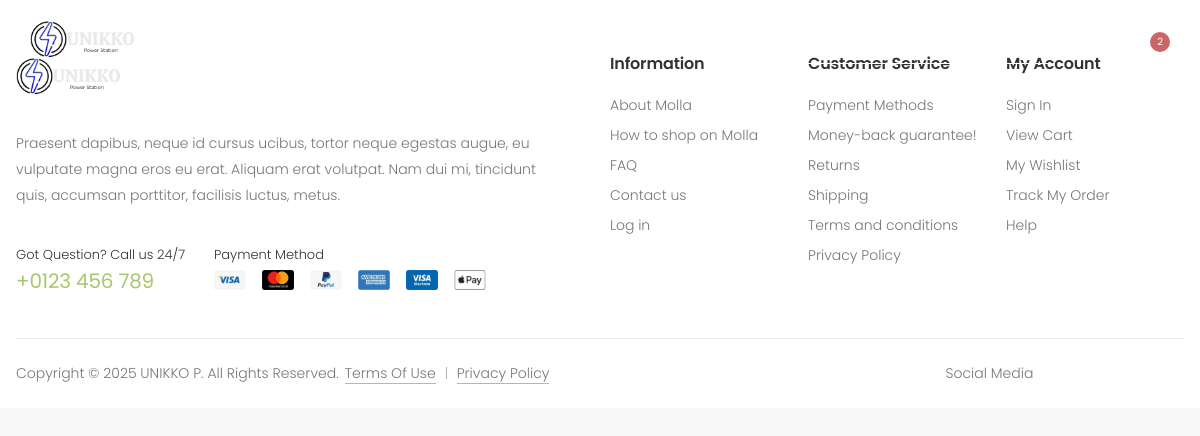
The app's page /about, older data.
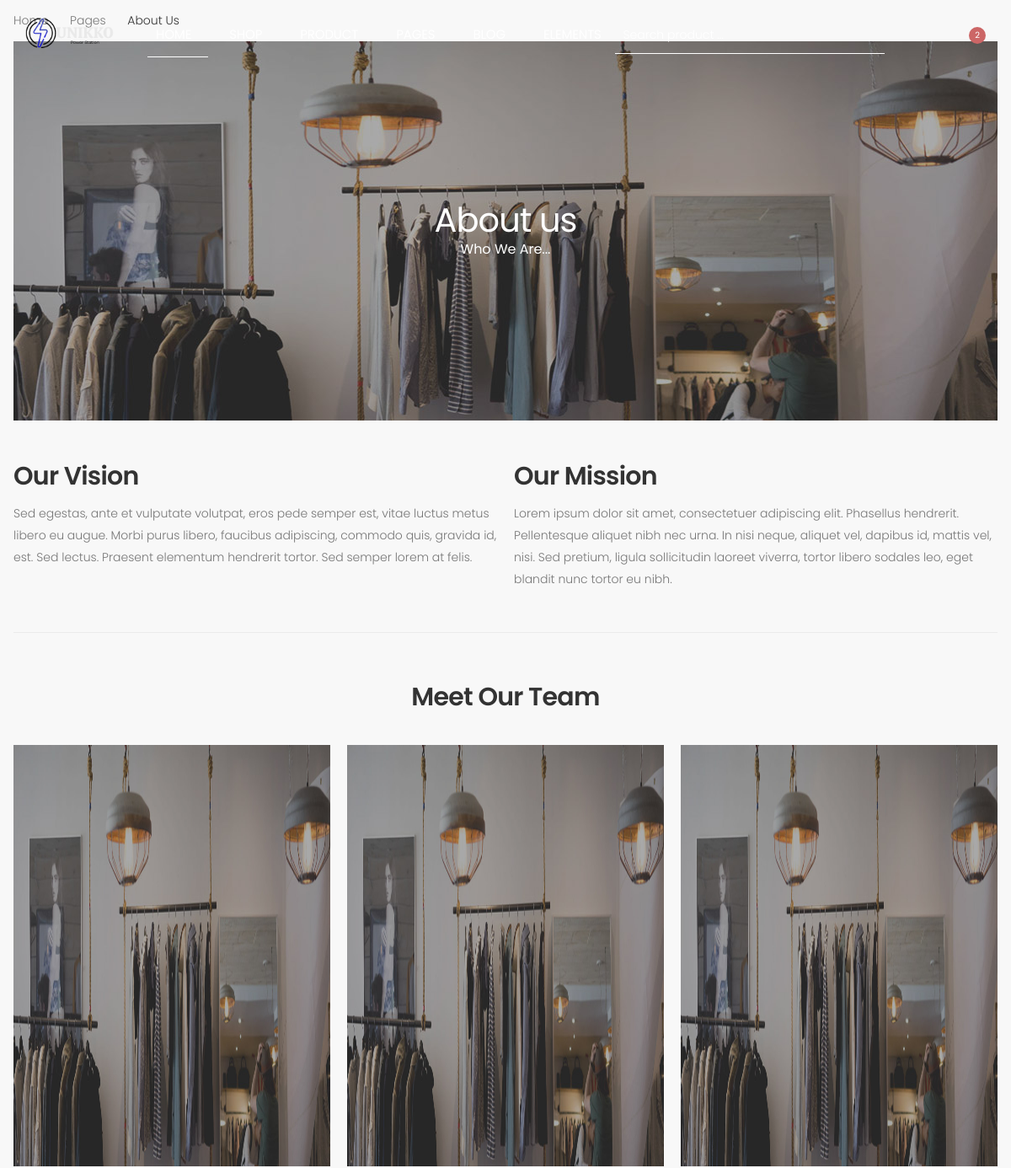
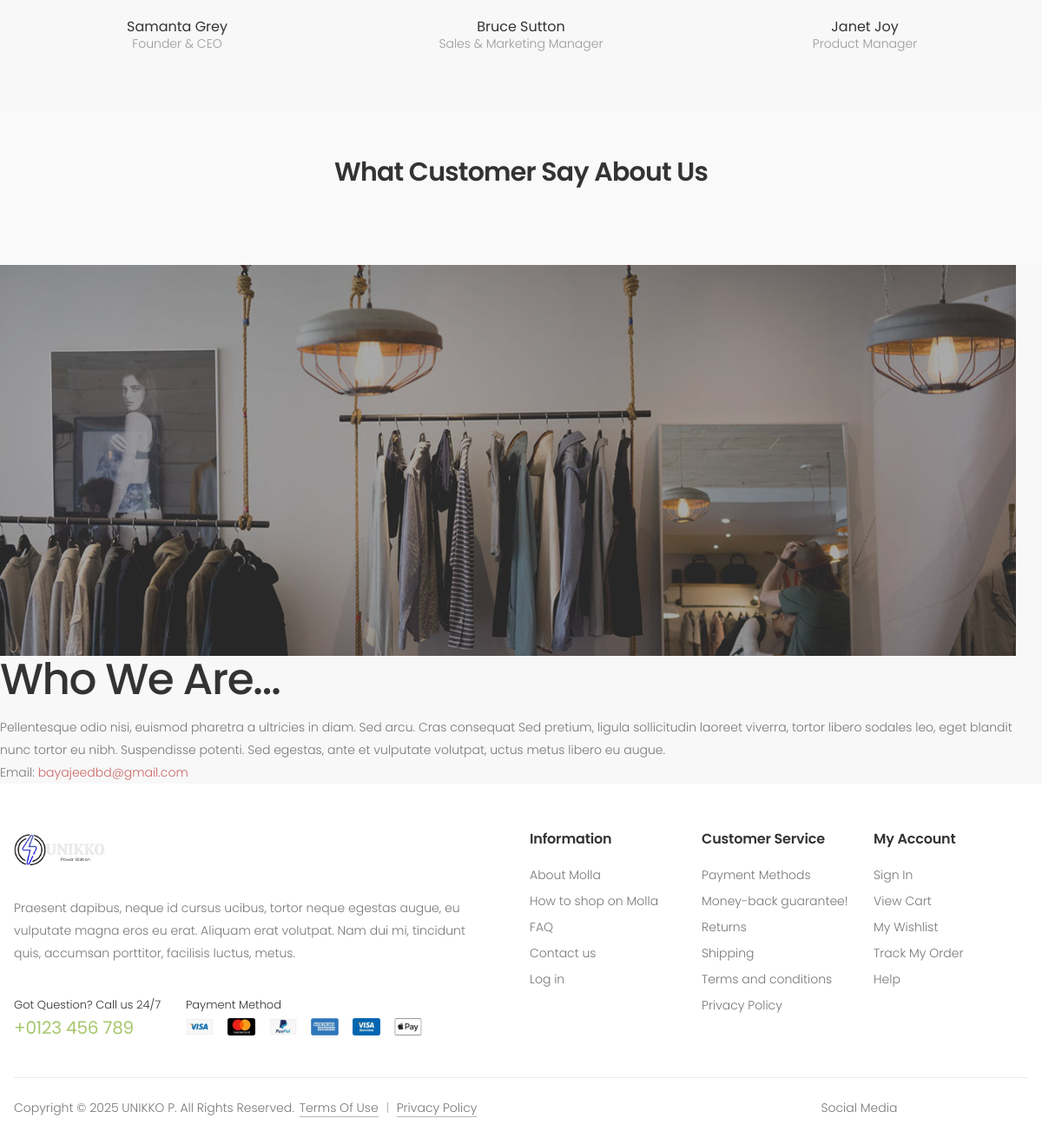
The same page, newer data (2 pictures, top to bottom).
### Ecom/models.py (models this page shows, shortened)
class About(models.Model):
    id = models.AutoField(primary_key=True)
    title = models.CharField(max_length=200)
    description = models.TextField(blank=True, null=True)
    mission = models.TextField(blank=True, null=True)
    vission = models.TextField(blank=True, null=True)
    banner_image = models.ImageField(upload_to='about/', blank=True, null=True)
    facebook_link = models.URLField(blank=True, null=True)
    contact_email = models.EmailField(blank=True, null=True)
    phone = models.IntegerField(blank=True, null = True)
    class Meta:
        verbose_name = 'Title'
        verbose_name_plural = 'Titles'

### Ecom/views.py (the view)
# urls.py: path('about', about, name='about'),
def about(request):
    all_about_data = About.objects.all()
    context = {
        'all_about': all_about_data
    }
    return render(request, 'about.html', context)

### Ecom/templates/about.html (shortened to what this page needs)
{% extends "base.html" %}
{% load static %}
{% block content %}
    <main class="main">
        {% for about in all_about %}
            <nav aria-label="breadcrumb" class="breadcrumb-nav border-0 mb-0">
                <div class="container">
                    <ol class="breadcrumb">
                        <li class="breadcrumb-item"><a href="index.html">Home</a></li>
                        <li class="breadcrumb-item"><a href="#">Pages</a></li>
                        <li class="breadcrumb-item active" aria-current="page">About us</li>
                    </ol>
                </div>
            </nav>
            <div class="container">
                {% if about.banner_image %}
	        	<div class="page-header page-header-big text-center" style="background-image: url('{{about.banner_image.url}}')">
        			<h1 class="page-title text-white">About us<span class="text-white">{{about.title}}</span></h1>
	        	</div>
                {% endif %}
            </div>
            <div class="page-content pb-0">
                <div class="container">
                    <div class="row">
                        <div class="col-lg-6 mb-3 mb-lg-0">
                            <h2 class="title">Our Vision</h2>
                            <p>{{about.vission}} </p>
                        </div>
                        <div class="col-lg-6">
                            <h2 class="title">Our Mission</h2>
                            <p>{{about.mission}}</p>
                        </div>
                    </div>
                </div>
                <div class="container">
                    <hr class="mt-4 mb-6">
                    <h2 class="title text-center mb-4">Meet Our Team</h2>
                    <div class="row">
                        <div class="col-md-4">
                            <div class="member member-anim text-center">
                                <figure class="member-media">
                                    <img src="{{about.banner_image.url}}" style="width: 376px; height: 500px;"   alt="member photo">
                                </figure>
                                <div class="member-content">
                                    <h3 class="member-title">Samanta Grey<span>Founder & CEO</span></h3>
                                </div>
                            </div>
                        </div>
                        <div class="col-md-4">
                            <div class="member member-anim text-center">
                                <figure class="member-media">
                                    <img src="{{about.banner_image.url}}" style="width: 376px; height: 500px;"   alt="member photo">
                                </figure>
                                <div class="member-content">
                                    <h3 class="member-title">Bruce Sutton<span>Sales & Marketing Manager</span></h3>
                                </div>
                            </div>
                        </div>
                        <div class="col-md-4">
                            <div class="member member-anim text-center">
                                <figure class="member-media">
                                    <img src="{{about.banner_image.url}}" style="width: 376px; height: 500px;"   alt="member photo">
                                </figure>
                                <div class="member-content">
                                    <h3 class="member-title">Janet Joy<span>Product Manager</span></h3>
                                </div>
                            </div>
                        </div>
                    </div>
                </div>
                <div class="about-testimonials bg-light-2 pt-6 pb-6">
                    <div class="container">
                        <h2 class="title text-center mb-3">What Customer Say About Us</h2>
                    </div>
                </div>
            </div>
        </main>
        {% endfor %}
    <div>
        {% for about in all_about %}
        <img src="{{ about.banner_image.url }}" alt="Banner Image">
        <h1>{{about.title}}</h1>
        <p>{{about.description}}</p>
        <p>Email: <a href="mailto:{{ about.contact_email }}">{{ about.contact_email }}</a></p>
        {% endfor %}
    </div>
{% endblock %}

### Ecom/templates/base.html (shortened to what this page needs)
{% load static %}
<!DOCTYPE html>
<html lang="en">
<head>
		<link rel="stylesheet" href="{% static 'assets/css/bootstrap.min.css' %}">
		<link rel="stylesheet" href="{% static 'assets/css/plugins/owl-carousel/owl.carousel.css' %}">
		<link rel="stylesheet" href="{% static 'assets/css/plugins/magnific-popup/magnific-popup.css' %}">
		<link rel="stylesheet" href="{% static 'assets/css/plugins/jquery.countdown.css' %}">
		<link rel="stylesheet" href="{% static 'assets/css/style.css' %}">
		<link rel="stylesheet" href="{% static 'assets/css/skins/skin-demo-5.css' %}">
		<link rel="stylesheet" href="{% static 'assets/css/demos/demo-5.css' %}">
</head>
<body class="bg-light">
    <div class="page-wrapper">
        {% include 'components/navbar.html' %}
		<div id="main">
            <main>
                {% block content %} {% endblock %}
            </main>
		</div>
         {% include 'components/footer.html' %}
    </div>
</body>
</html>

### Ecom/templates/components/navbar.html (shortened to what this page needs)
{% load static %}
		<header class="header header-5">
            <div class="header-middle sticky-header">
                <div class="container-fluid">
                    <div class="header-left">
                        <a href="{% url 'home' %}" class="logo">
                            <img src="{% static 'assets/images/demos/demo-5/logo.png' %}" alt="UNIKKO Logo" width="105" height="25">
                        </a>
                        <nav class="main-nav">
                            <ul class="menu sf-arrows">
                                <li class="megamenu-container active">
                                    <a href="{% url 'home' %}" class="sf-with-ul">Home</a>
                                </li>
                                <li>
                                    <a href="{% url 'tech' %}" class="sf-with-ul">Shop</a>
                                </li>
                                <li>
                                    <a href="product.html" class="sf-with-ul">Product</a>
                                </li>
                                <li>
                                    <a href="#" class="sf-with-ul">Pages</a>
                                </li>
                                <li>
                                    <a href="blog.html" class="sf-with-ul">Blog</a>
                                </li>
                                <li>
                                    <a href="elements-list.html" class="sf-with-ul">Elements</a>
                                </li>
                            </ul>
                        </nav>
                    </div>
                    <div class="header-right">
                        <div class="header-search header-search-extended header-search-visible">
                            <form action="#" method="get">
                                <div class="header-search-wrapper">
                                    <input type="search" class="form-control" name="q" id="q" placeholder="Search product ..." required>
                                    <button class="btn btn-primary" type="submit"><i class="icon-search"></i></button>
                                </div>
                            </form>
                        </div>
                        <a href="wishlist.html" class="wishlist-link">
                            <i class="icon-heart-o"></i>
                        </a>
                        <div class="dropdown cart-dropdown">
                            <a href="#" class="dropdown-toggle" role="button" data-toggle="dropdown" aria-haspopup="true" aria-expanded="false" data-display="static">
                                <i class="icon-shopping-cart"></i>
                                <span class="cart-count">2</span>
                            </a>
                        </div>
                    </div>
                </div>
            </div>
        </header>

### Ecom/templates/components/footer.html
{% load static %}
        <footer class="footer footer-2">
            <div class="footer-middle border-0">
                <div class="container">
                    <div class="row">
                        <div class="col-sm-12 col-lg-6">
                            <div class="widget widget-about">
                                <img src="{% static 'assets/images/demos/demo-5/logo-footer.png' %}" class="footer-logo" alt="Footer Logo" width="105" height="25">
                                <p>Praesent dapibus, neque id cursus ucibus, tortor neque egestas augue, eu vulputate magna eros eu erat. Aliquam erat volutpat. Nam dui mi, tincidunt quis, accumsan porttitor, facilisis luctus, metus. </p>
                                <div class="widget-about-info">
                                    <div class="row">
                                        <div class="col-sm-6 col-md-4">
                                            <span class="widget-about-title">Got Question? Call us 24/7</span>
                                            <a href="tel:123456789">+0123 456 789</a>
                                        </div>
                                        <div class="col-sm-6 col-md-8">
                                            <span class="widget-about-title">Payment Method</span>
                                            <figure class="footer-payments">
                                                <img src="{% static 'assets/images/payments.png' %}" alt="Payment methods" width="272" height="20">
                                            </figure>
                                        </div>
                                    </div>
                                </div>
                            </div>
                        </div>
                        <div class="col-sm-4 col-lg-2">
                            <div class="widget">
                                <h4 class="widget-title">Information</h4>
                                <ul class="widget-list">
                                    <li><a href="about.html">About Molla</a></li>
                                    <li><a href="#">How to shop on Molla</a></li>
                                    <li><a href="faq.html">FAQ</a></li>
                                    <li><a href="contact.html">Contact us</a></li>
                                    <li><a href="login.html">Log in</a></li>
                                </ul>
                            </div>
                        </div>
                        <div class="col-sm-4 col-lg-2">
                            <div class="widget">
                                <h4 class="widget-title">Customer Service</h4>
                                <ul class="widget-list">
                                    <li><a href="#">Payment Methods</a></li>
                                    <li><a href="#">Money-back guarantee!</a></li>
                                    <li><a href="#">Returns</a></li>
                                    <li><a href="#">Shipping</a></li>
                                    <li><a href="#">Terms and conditions</a></li>
                                    <li><a href="#">Privacy Policy</a></li>
                                </ul>
                            </div>
                        </div>
                        <div class="col-sm-4 col-lg-2">
                            <div class="widget">
                                <h4 class="widget-title">My Account</h4>
                                <ul class="widget-list">
                                    <li><a href="#">Sign In</a></li>
                                    <li><a href="cart.html">View Cart</a></li>
                                    <li><a href="#">My Wishlist</a></li>
                                    <li><a href="#">Track My Order</a></li>
                                    <li><a href="#">Help</a></li>
                                </ul>
                            </div>
                        </div>
                    </div>
                </div>
            </div>
            <div class="footer-bottom">
                <div class="container">
                    <p class="footer-copyright">Copyright © 2025 UNIKKO P. All Rights Reserved.</p>
                    <ul class="footer-menu">
                        <li><a href="#">Terms Of Use</a></li>
                        <li><a href="#">Privacy Policy</a></li>
                    </ul>
                    <div class="social-icons social-icons-color">
                        <span class="social-label">Social Media</span>
                        <a href="#" class="social-icon social-facebook" title="Facebook" target="_blank"><i class="icon-facebook-f"></i></a>
                        <a href="#" class="social-icon social-twitter" title="Twitter" target="_blank"><i class="icon-twitter"></i></a>
                        <a href="#" class="social-icon social-instagram" title="Instagram" target="_blank"><i class="icon-instagram"></i></a>
                        <a href="#" class="social-icon social-youtube" title="Youtube" target="_blank"><i class="icon-youtube"></i></a>
                        <a href="#" class="social-icon social-pinterest" title="Pinterest" target="_blank"><i class="icon-pinterest"></i></a>
                    </div>
                </div>
            </div>
        </footer>

### Ecom/static/assets/css/skins/skin-demo-5.css (style rules this page uses)
a { color:#c66 }
.btn-primary { color:#fff;background-color:#c66;border-color:#c66;box-shadow:none }
.page-header h1 span { color:#c66 }
.cart-dropdown .cart-count { background-color:#c66 }
.menu li:hover>a,.menu li.show>a,.menu li.active>a { color:#c66 }

### Ecom/static/assets/css/demos/demo-5.css (style rules this page uses)
.title { font-weight:600;font-size:3rem;letter-spacing:-.025em }
.header-search-extended .btn-primary { background-color:transparent }
.footer .widget-about p { max-width:540px }
.footer .widget-about-info a { color:#a6c76c }
.footer-2 .footer-middle { padding-top:5.5rem }

Row changes from the older to the newer data that the page shows:
added About: banner_image (picture), title "Who We Are...", vission "Sed egestas, ante et vulputate volutpat, eros pede semper est, vitae luctus metus libero eu augue. Morbi purus libero, faucibus adipiscing, commodo quis, gravida id, est. Sed lectus. Praesent elementum hendrerit tortor. Sed semper lorem at felis.", mission "Lorem ipsum dolor sit amet, consectetuer adipiscing elit. Phasellus hendrerit. Pellentesque aliquet nibh nec urna. In nisi neque, aliquet vel, dapibus id, mattis vel, nisi. Sed pretium, ligula sollicitudin laoreet viverra, tortor libero sodales leo, eget blandit nunc tortor eu nibh.", description "Pellentesque odio nisi, euismod pharetra a ultricies in diam. Sed arcu. Cras consequat Sed pretium, ligula sollicitudin laoreet viverra, tortor libero sodales leo, eget blandit nunc tortor eu nibh. Suspendisse potenti. Sed egestas, ante et vulputate volutpat, uctus metus libero eu augue.", contact_email "bayajeedbd@gmail.com"
